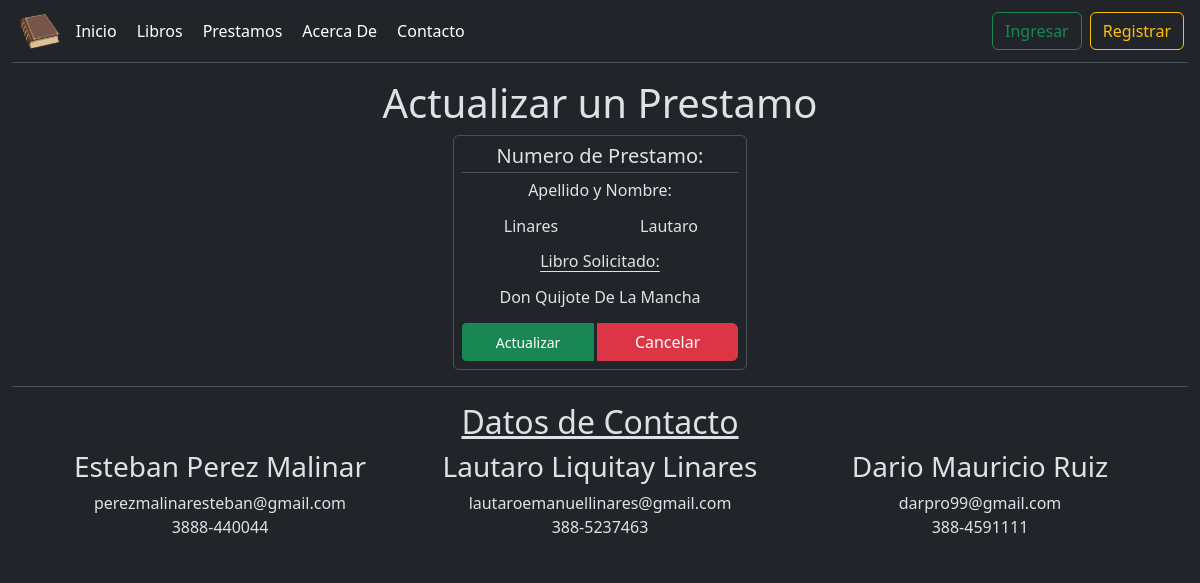
/prestamos/update/1, run on the app's committed database.
### prestamos/models.py (models this page shows)
class Prestamo(models.Model):
    numero_de_pedido = models.AutoField(primary_key=True)
    nombre = models.CharField(max_length=20)
    apellido = models.CharField(max_length=20)
    libro_solicitado = models.CharField(max_length=30)
    created = models.DateTimeField(auto_now=True)
    updated = models.DateTimeField(auto_now_add=True)

### prestamos/views.py (the view)
# urls.py: path("update/<int:pk>", PrestamoUpdateView.as_view(), name='prestamo_update'),
class PrestamoUpdateView(UpdateView):
    model = Prestamo
    template_name = "prestamo_update.html"
    form_class = PrestamoForm
    success_url = reverse_lazy("prestamos")

### prestamos/forms.py
class PrestamoForm(forms.ModelForm):
    class Meta:
        model = Prestamo
        fields = ['nombre', 'apellido', 'libro_solicitado']
        widgets = {
            'nombre':forms.TextInput(attrs={'class':'form-control custom-input border-0 bg-transparent text-center-placeholder text-center-input','placeholder':'Nombre'}),
            'apellido':forms.TextInput(attrs={'class':'form-control custom-input border-0 bg-transparent text-center-placeholder text-center-input','placeholder':'Apellido'}),
            'libro_solicitado':forms.TextInput(attrs={'class':'form-control custom-input border-0 bg-transparent text-center-placeholder text-center-input','placeholder':'Nombre del Libro'}),
        }

### prestamos/templates/prestamo_update.html
{% extends 'base.html' %}
{% load static %}
{% block prestamo_update %}
<section>
    <link rel="stylesheet" href="{% static 'stylePrestamo.css' %}">
    <h1 class="text-center">Actualizar un Prestamo</h1>
    <div class="d-flex justify-content-center">
        <div class="text-center border rounded p-2 d-flex w-25 justify-content-center">
            <form method="post" action="" enctype="multipart/form-data">{% csrf_token %}
                <h5 class="border-bottom pb-1">Numero de Prestamo: {{ numero_de_pedido }}</h5>
                <h6>Apellido y Nombre:</h6>
                <h6 class="d-flex text-wrap justify-content-center">{{ form.apellido }} {{ form.nombre }}</h6>
                <h6 class="text-decoration-underline link-offset-2">Libro Solicitado:</h6>
                <h5 class="d-flex text-wrap align-items-center justify-content-center">{{ form.libro_solicitado }}</h5>
                <div class="btn-group gap-1  w-100">
                    <button class="btn btn-sm btn-success" type="submit" value="Crear">Actualizar</button>
                    <button class="btn btn-danger" type="button" value="Cancelar"
                        onclick="window.location.replace('{% url 'prestamos' %}')">Cancelar</button>
                </div>
            </form>
        </div>
    </div>
</section>
{% endblock %}

### prestamos/static/stylePrestamo.css (style rules this page uses)
.text-center-placeholder::placeholder { text-align: center; }
.text-center-input { text-align: center; }

### data on the page
Prestamo: apellido "Linares", nombre "Lautaro", libro_solicitado "Don Quijote De La Mancha"
